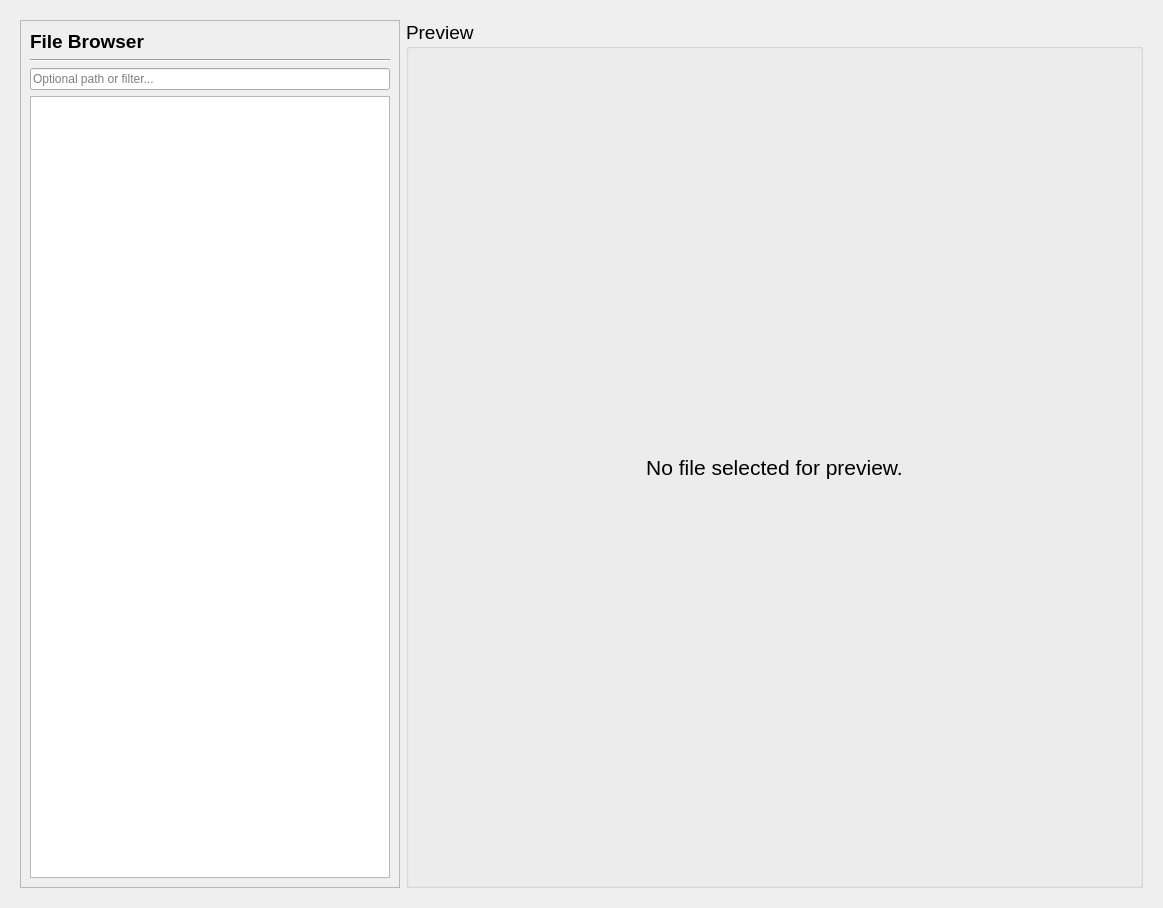
<?xml version="1.0" encoding="UTF-8"?>
<ui version="4.0">
 <class>FilePreviewPage</class>
 <widget class="QWidget" name="FilePreviewPage">
  <property name="geometry">
   <rect>
    <x>0</x>
    <y>0</y>
    <width>1163</width>
    <height>908</height>
   </rect>
  </property>
  <property name="windowTitle">
   <string>File Preview</string>
  </property>
  <layout class="QVBoxLayout" name="verticalLayout_main">
   <item>
    <widget class="QFrame" name="main_frame">
     <property name="frameShape">
      <enum>QFrame::NoFrame</enum>
     </property>
     <property name="frameShadow">
      <enum>QFrame::Raised</enum>
     </property>
     <layout class="QHBoxLayout" name="horizontalLayout_main">
      <item>
       <widget class="QFrame" name="frame_file_browser">
        <property name="minimumSize">
         <size>
          <width>300</width>
          <height>0</height>
         </size>
        </property>
        <property name="maximumSize">
         <size>
          <width>380</width>
          <height>16777215</height>
         </size>
        </property>
        <property name="frameShape">
         <enum>QFrame::StyledPanel</enum>
        </property>
        <property name="frameShadow">
         <enum>QFrame::Raised</enum>
        </property>
        <layout class="QVBoxLayout" name="verticalLayout_file_browser">
         <item>
          <widget class="QLabel" name="label_browser_title">
           <property name="font">
            <font>
             <pointsize>14</pointsize>
             <weight>75</weight>
             <bold>true</bold>
            </font>
           </property>
           <property name="text">
            <string>File Browser</string>
           </property>
          </widget>
         </item>
         <item>
          <widget class="QFrame" name="line_separator_browser">
           <property name="frameShape">
            <enum>QFrame::HLine</enum>
           </property>
           <property name="frameShadow">
            <enum>QFrame::Sunken</enum>
           </property>
          </widget>
         </item>
         <item>
          <widget class="QLineEdit" name="lineEdit_path">
           <property name="placeholderText">
            <string>Optional path or filter...</string>
           </property>
          </widget>
         </item>
         <item>
          <widget class="QTreeView" name="treeView_files"/>
         </item>
        </layout>
       </widget>
      </item>
      <item>
       <widget class="QGroupBox" name="groupBox_preview">
        <property name="font">
         <font>
          <pointsize>14</pointsize>
         </font>
        </property>
        <property name="title">
         <string>Preview</string>
        </property>
        <layout class="QVBoxLayout" name="verticalLayout_preview">
         <item>
          <widget class="QStackedWidget" name="stackedWidget_preview">
           <property name="currentIndex">
            <number>0</number>
           </property>
           <widget class="QWidget" name="page_empty">
            <layout class="QVBoxLayout" name="verticalLayout_empty">
             <item>
              <spacer name="verticalSpacer_empty_top">
               <property name="orientation">
                <enum>Qt::Vertical</enum>
               </property>
               <property name="sizeHint" stdset="0">
                <size>
                 <width>20</width>
                 <height>40</height>
                </size>
               </property>
              </spacer>
             </item>
             <item>
              <widget class="QLabel" name="label_empty">
               <property name="font">
                <font>
                 <pointsize>16</pointsize>
                </font>
               </property>
               <property name="text">
                <string>No file selected for preview.</string>
               </property>
               <property name="alignment">
                <set>Qt::AlignCenter</set>
               </property>
              </widget>
             </item>
             <item>
              <spacer name="verticalSpacer_empty_bottom">
               <property name="orientation">
                <enum>Qt::Vertical</enum>
               </property>
               <property name="sizeHint" stdset="0">
                <size>
                 <width>20</width>
                 <height>40</height>
                </size>
               </property>
              </spacer>
             </item>
            </layout>
           </widget>
           <widget class="QWidget" name="page_pdf">
            <layout class="QVBoxLayout" name="verticalLayout_pdf">
             <item>
              <widget class="QLabel" name="label_pdf_title">
               <property name="maximumSize">
                <size>
                 <width>16777215</width>
                 <height>30</height>
                </size>
               </property>
               <property name="font">
                <font>
                 <pointsize>12</pointsize>
                 <weight>75</weight>
                 <bold>true</bold>
                </font>
               </property>
               <property name="text">
                <string>PDF Preview</string>
               </property>
              </widget>
             </item>
             <item>
              <widget class="QFrame" name="frame_pdf_placeholder">
               <property name="frameShape">
                <enum>QFrame::StyledPanel</enum>
               </property>
               <property name="frameShadow">
                <enum>QFrame::Sunken</enum>
               </property>
               <layout class="QVBoxLayout" name="verticalLayout_pdf_placeholder">
                <item>
                 <widget class="QLabel" name="label_pdf_placeholder">
                  <property name="font">
                   <font>
                    <pointsize>14</pointsize>
                   </font>
                  </property>
                  <property name="text">
                   <string>PDF viewer goes here
(e.g. QPdfView in code)</string>
                  </property>
                  <property name="alignment">
                   <set>Qt::AlignCenter</set>
                  </property>
                 </widget>
                </item>
               </layout>
              </widget>
             </item>
            </layout>
           </widget>
           <widget class="QWidget" name="page_image">
            <layout class="QVBoxLayout" name="verticalLayout_image">
             <item>
              <widget class="QLabel" name="label_image_title">
               <property name="font">
                <font>
                 <pointsize>12</pointsize>
                 <weight>75</weight>
                 <bold>true</bold>
                </font>
               </property>
               <property name="text">
                <string>PNG Preview</string>
               </property>
              </widget>
             </item>
             <item>
              <widget class="QScrollArea" name="scrollArea_image">
               <property name="widgetResizable">
                <bool>true</bool>
               </property>
               <widget class="QWidget" name="scrollAreaWidgetContents_image">
                <property name="geometry">
                 <rect>
                  <x>0</x>
                  <y>0</y>
                  <width>424</width>
                  <height>324</height>
                 </rect>
                </property>
                <layout class="QVBoxLayout" name="verticalLayout_scroll_image">
                 <item>
                  <widget class="QLabel" name="label_image_preview">
                   <property name="minimumSize">
                    <size>
                     <width>400</width>
                     <height>300</height>
                    </size>
                   </property>
                   <property name="frameShape">
                    <enum>QFrame::StyledPanel</enum>
                   </property>
                   <property name="text">
                    <string>Image preview goes here</string>
                   </property>
                   <property name="alignment">
                    <set>Qt::AlignCenter</set>
                   </property>
                  </widget>
                 </item>
                </layout>
               </widget>
              </widget>
             </item>
            </layout>
           </widget>
           <widget class="QWidget" name="page_csv">
            <layout class="QVBoxLayout" name="verticalLayout_csv">
             <item>
              <widget class="QLabel" name="label_csv_title">
               <property name="font">
                <font>
                 <pointsize>12</pointsize>
                 <weight>75</weight>
                 <bold>true</bold>
                </font>
               </property>
               <property name="text">
                <string>CSV Preview</string>
               </property>
              </widget>
             </item>
             <item>
              <widget class="QTableWidget" name="tableWidget_csv">
               <property name="rowCount">
                <number>5</number>
               </property>
               <property name="columnCount">
                <number>4</number>
               </property>
               <row/>
               <row/>
               <row/>
               <row/>
               <row/>
               <column/>
               <column/>
               <column/>
               <column/>
              </widget>
             </item>
            </layout>
           </widget>
          </widget>
         </item>
        </layout>
       </widget>
      </item>
     </layout>
    </widget>
   </item>
  </layout>
 </widget>
 <resources/>
 <connections/>
</ui>
